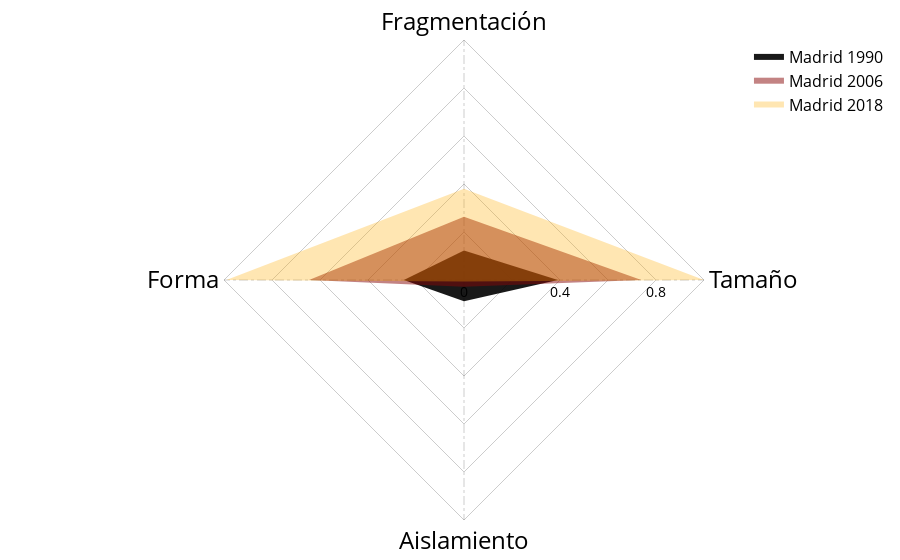

The notebook cell saved with this chart:
### Markdown cell above
1.- Madrid

### Code cell
import plotly.graph_objects as go

categories = ['Tamaño','Fragmentación','Forma', 'Aislamiento']

fig = go.Figure()

fig.add_trace(go.Scatterpolar(
      r=[Madrid_1990.iloc[0,3],Madrid_1990.iloc[0,4],Madrid_1990.iloc[0,5],Madrid_1990.iloc[0,6]],
      theta=categories,
      fill = 'toself',
      fillcolor = 'rgba(0,0, 0, 0.9)',
      name='Madrid 1990',
      mode = 'none'
))
fig.add_trace(go.Scatterpolar(
      r=[Madrid_2006.iloc[0,3],Madrid_2006.iloc[0,4],Madrid_2006.iloc[0,5],Madrid_2006.iloc[0,6]],
      theta=categories,
      fill = 'toself',
      fillcolor = 'rgba(136, 8, 8, 0.5)',
      name='Madrid 2006',
      mode = 'none'
))

fig.add_trace(go.Scatterpolar(
      r=[Madrid_2018.iloc[0,3],Madrid_2018.iloc[0,4],Madrid_2018.iloc[0,5],Madrid_2018.iloc[0,6]],
      theta=categories, 
      fill = 'toself',
      fillcolor='rgba(255, 173, 1, 0.3)',
      mode = 'none',
      name='Madrid 2018'
))



fig.update_layout(
  showlegend=True, legend=dict(
    title_font_family='Courier New',
    font=dict(
        size=16,
        color = "black"
    )),
  margin=dict(l=190, r=40, t=40, b=40),
  polar=dict(
    gridshape = "linear", # linear or circular forma de grid
    bgcolor = "rgb(255, 255, 255)",
    angularaxis = dict(
      color = "rgb(0, 0, 0)",
      gridcolor =  "rgba(0, 0, 0,0.2)",
      griddash = "dashdot",
      gridwidth = 1,
      layer = "below traces",
      linecolor = "rgba(0, 0, 0,0.2)",
      rotation = 0,
      showgrid = True,
      showline = True,
      tickfont = dict(
        size = 24 ### Tamano de las categorias 
      ),
      ticklabelstep = 1
      
      ),
    
    radialaxis=dict(
      
      angle = 0,
      visible=True,
      range=[0, 1],
      color = "rgba(190, 190, 190,1)",
      gridcolor = 'rgba(0, 0, 0, 0.2)',
      gridwidth = 1,
      layer = "above traces",
      linecolor = "rgba(190,190,190,1)",
      linewidth = 0,
      tickangle = 0,
      showline = True,
      tickfont=dict(
        color = "black",
        size = 14), ## Este es el numero de los numeros del radarchart
      ticklabelstep = 2
  ))
  
)

fig.show()

#write_image(fig, file, format=None, scale=None, width=None, height=None, validate=True, engine='auto')¶

fig.write_image("Madrid_scale_sm_24.png", format = "png", width = '800', height = '800', scale = 2, validate = True, engine="kaleido")

### Figure 1 — Plotly figure (JSON) as saved in the notebook; plotly's stock layout.template omitted (floating-point values rounded to 4 significant figures)
{"data": [{"fill": "toself", "fillcolor": "rgba(0,0, 0, 0.9)", "mode": "none", "name": "Madrid 1990", "r": [0.3912, 0.1231, 0.2507, 0.08864], "theta": ["Tamaño", "Fragmentación", "Forma", "Aislamiento"], "type": "scatterpolar"}, {"fill": "toself", "fillcolor": "rgba(136, 8, 8, 0.5)", "mode": "none", "name": "Madrid 2006", "r": [0.7389, 0.2634, 0.6458, 0.02787], "theta": ["Tamaño", "Fragmentación", "Forma", "Aislamiento"], "type": "scatterpolar"}, {"fill": "toself", "fillcolor": "rgba(255, 173, 1, 0.3)", "mode": "none", "name": "Madrid 2018", "r": [1, 0.3804, 0.9904, 0.00631], "theta": ["Tamaño", "Fragmentación", "Forma", "Aislamiento"], "type": "scatterpolar"}], "layout": {"legend": {"font": {"color": "black", "size": 16}, "title": {"font": {"family": "Courier New"}}}, "margin": {"b": 40, "l": 190, "r": 40, "t": 40}, "polar": {"angularaxis": {"color": "rgb(0, 0, 0)", "gridcolor": "rgba(0, 0, 0,0.2)", "griddash": "dashdot", "gridwidth": 1, "layer": "below traces", "linecolor": "rgba(0, 0, 0,0.2)", "rotation": 0, "showgrid": true, "showline": true, "tickfont": {"size": 24}, "ticklabelstep": 1}, "bgcolor": "rgb(255, 255, 255)", "gridshape": "linear", "radialaxis": {"angle": 0, "color": "rgba(190, 190, 190,1)", "gridcolor": "rgba(0, 0, 0, 0.2)", "gridwidth": 1, "layer": "above traces", "linecolor": "rgba(190,190,190,1)", "linewidth": 0, "range": [0, 1], "showline": true, "tickangle": 0, "tickfont": {"color": "black", "size": 14}, "ticklabelstep": 2, "visible": true}}, "showlegend": true}}
